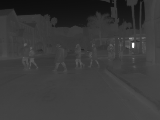
#> input picture demo/0004x4.png, 160 x 120 px, found by its file name; the run also reads 2 pictures not shown here
$ jupyter execute --allow-errors nwdsr.ipynb   (shell and % lines are left out)   (older library calls are emulated)
#> lines starting #> are read from the running program, lines starting #| are printed output that depends on the picture
### utils.py
import numpy as np
import matplotlib.pyplot as plt

from PIL import Image


def load_image(path):
#> called with path = 'demo/0004x4.png'
    return np.array(Image.open(path))
#> returned value is the input picture: shape (120, 160); min 13, max 255, mean 57.2


# [13 lines left out: function plot_sample, not called in this run]

### data.py
import os
os.environ["CUDA_DEVICE_ORDER"]="PCI_BUS_ID"
os.environ["CUDA_VISIBLE_DEVICES"]="0,1,2,3"  # specify which GPU(s) to be used
import tensorflow as tf

from tensorflow.python.data.experimental import AUTOTUNE


class Thermal:
    def __init__(self,
                 scale=2,
                 subset='train',
                 downgrade='bicubic',
                 images_dir='/mnt/d/data',
                 caches_dir='/mnt/d/data/caches'):

        self._ntire_2018 = True

        _scales = [2, 3, 4, 8]

        if scale in _scales:
            self.scale = scale
        else:
            raise ValueError(f'scale must be in ${_scales}')

        if subset == 'train':
            self.image_ids = range(1, 7969)
        elif subset == 'valid':
            self.image_ids = range(801, 1360)
        else:
            raise ValueError("subset must be 'train' or 'valid'")

        _downgrades_a = ['bicubic', 'unknown']
        _downgrades_b = ['mild', 'difficult']

        if scale == 8 and downgrade != 'bicubic':
            raise ValueError(f'scale 8 only allowed for bicubic downgrade')

        if downgrade in _downgrades_b and scale != 4:
            raise ValueError(f'{downgrade} downgrade requires scale 4')

        if downgrade == 'bicubic' and scale == 8:
            self.downgrade = 'x8'
        elif downgrade in _downgrades_b:
            self.downgrade = downgrade
        else:
            self.downgrade = downgrade
            self._ntire_2018 = False

        self.subset = subset
        self.images_dir = images_dir
        self.caches_dir = caches_dir

        os.makedirs(images_dir, exist_ok=True)
        os.makedirs(caches_dir, exist_ok=True)

    def __len__(self):
        return len(self.image_ids)

    def dataset(self, batch_size=16, repeat_count=None, random_transform=True):
        ds = tf.data.Dataset.zip((self.lr_dataset(), self.hr_dataset()))
        if random_transform:
            ds = ds.map(lambda lr, hr: random_crop(lr, hr, scale=self.scale), num_parallel_calls=AUTOTUNE)
            ds = ds.map(random_rotate, num_parallel_calls=AUTOTUNE)
            ds = ds.map(random_flip, num_parallel_calls=AUTOTUNE)
        ds = ds.batch(batch_size)
        ds = ds.repeat(repeat_count)
        ds = ds.prefetch(buffer_size=AUTOTUNE)
        return ds

    # [13 lines left out: function hr_dataset, not called in this run]

    def lr_dataset(self):
        print("LR_Image Directory:")
        print(self._lr_images_dir())
        if not os.path.exists(self._lr_images_dir()):
            print("This is wrong")
            #download_archive(self._lr_images_archive(), self.images_dir, extract=True)

        ds = self._images_dataset(self._lr_image_files()).cache(self._lr_cache_file())

        if not os.path.exists(self._lr_cache_index()):
            self._populate_cache(ds, self._lr_cache_file())

        return ds

    def _hr_cache_file(self):
        return os.path.join(self.caches_dir, f'Thermal_{self.subset}_HR.cache')

    def _lr_cache_file(self):
        return os.path.join(self.caches_dir, f'Thermal_{self.subset}_LR_{self.downgrade}_X{self.scale}.cache')

    def _hr_cache_index(self):
        return f'{self._hr_cache_file()}.index'

    def _lr_cache_index(self):
        return f'{self._lr_cache_file()}.index'

    def _hr_image_files(self):
        images_dir = self._hr_images_dir()
        return [os.path.join(images_dir, f'{image_id:04}.png') for image_id in self.image_ids]

    def _lr_image_files(self):
        images_dir = self._lr_images_dir()
        return [os.path.join(images_dir, self._lr_image_file(image_id)) for image_id in self.image_ids]

    def _lr_image_file(self, image_id):
        if not self._ntire_2018 or self.scale == 8:
            return f'{image_id:04}x{self.scale}.png'
        else:
            return f'{image_id:04}x{self.scale}{self.downgrade[0]}.png'

    def _hr_images_dir(self):
        return os.path.join(self.images_dir, f'Thermal_{self.subset}_HR')

    def _lr_images_dir(self):
        if self._ntire_2018:
            return os.path.join(self.images_dir, f'Thermal_{self.subset}_LR_{self.downgrade}')
        else:
            return os.path.join(self.images_dir, f'Thermal_{self.subset}_LR_{self.downgrade}', f'X{self.scale}')

    def _hr_images_archive(self):
        return f'Thermal_{self.subset}_HR.zip'

    # [5 lines left out: function _lr_images_archive, not called in this run]

    @staticmethod
    def _images_dataset(image_files):
        ds = tf.data.Dataset.from_tensor_slices(image_files)
        ds = ds.map(tf.io.read_file)
        ds = ds.map(lambda x: tf.image.decode_png(x, channels=3), num_parallel_calls=AUTOTUNE)
        return ds

    # [34 lines left out: functions _populate_cache, random_crop, random_flip, not called in this run]


def random_rotate(lr_img, hr_img):
    rn = tf.random.uniform(shape=(), maxval=4, dtype=tf.int32)
    return tf.image.rot90(lr_img, rn), tf.image.rot90(hr_img, rn)


# -----------------------------------------------------------
#  IO
# -----------------------------------------------------------


# [5 lines left out: function download_archive, not called in this run]

### model/nmodel.py
import tensorflow_addons as tfa
import cv2
import numpy as np
import tensorflow as tf
import math
import keras.backend as K
import tensorflow_addons as tfa
import tensorflow_probability as tfp


from tensorflow import keras
from scipy import misc
from statistics import stdev


from tensorflow.python.keras.layers import Add, Conv2D, Input, Lambda, Dropout, Concatenate, Reshape, BatchNormalization, DepthwiseConv2D, MaxPooling2D
from tensorflow.python.keras.models import Model
from model.common import normalize, denormalize, pixel_shuffle


def wdsr_a(scale, num_filters=32, num_res_blocks=8, res_block_expansion=4, res_block_scaling=None):
    return wdsr(scale, num_filters, num_res_blocks, res_block_expansion, res_block_scaling, res_block_a)


def wdsr_b(scale, num_filters=32, num_res_blocks=5, res_block_expansion=6, res_block_scaling=None):
    return wdsr(scale, num_filters, num_res_blocks, res_block_expansion, res_block_scaling, res_block_b)


def wdsr(scale, num_filters, num_res_blocks, res_block_expansion, res_block_scaling, res_block):
    x_in = Input(shape=(None, None, 3))
    x = Lambda(normalize)(x_in)
    #########################################################
    #x = conv2d_weightnorm(num_filters, 3, padding='same')(x)
    #########################################################
#     x = Conv2D(1, kernel_size=(3,3), padding='same', kernel_initializer=gaussian_kernel1, strides=(1,1), activation='relu')(x)
    x = edge_convert(x, num_filters)

    # main branch
    ##########################################################
    #x = tf.keras.layers.AveragePooling2D(pool_size=(2, 2), strides=(1,1), padding='same')(x)
    # original input x
    m = conv2d_weightnorm(num_filters, 3, padding='same', activation='relu')(x)
    # mean_org = tf.keras.metrics.Mean()(x_org)
    # sobel input x
#     m_sobel = conv2d_weightnorm(3, 3, padding='same', activation='relu')(x_sobel)
#     # mean_sobel = tf.keras.metrics.Mean()(x_sobel)
#     m_sobel = tf.keras.layers.UpSampling2D(size=(scale, scale), data_format=None, interpolation="nearest")(m_sobel)
#     # kirsch input x
#     m_kirsch = conv2d_weightnorm(3, 3, padding='same', activation='relu')(x_kirsch)
#     # mean_kirsch = tf.keras.metrics.Mean()(x_kirsch)
#     m_kirsch = tf.keras.layers.UpSampling2D(size=(scale, scale), data_format=None, interpolation="nearest")(m_kirsch)
#     # prewitt input x
#     m_prewitt = conv2d_weightnorm(3, 3, padding='same', activation='relu')(x_prewitt)
#     m_prewitt = tf.keras.layers.UpSampling2D(size=(scale, scale), data_format=None, interpolation="nearest")(m_prewitt)
#     # mean_prewitt = tf.keras.metrics.Mean()(x_prewitt)
    ##########################################################
    #m = Conv2D(num_filters, 3, padding='same', strides=(1,1), activation='relu')(x)
    #m = DepthwiseConv2D(3, padding='same', activation='relu')(m)
    #m = Conv2D(num_filters, 1, padding='valid', strides=(1,1), activation='relu')(m)
    #m = Conv2D(num_filters, 3, padding='same', strides=(1,1), activation='relu')(m)
    ##########################################################
    ##########################################################
    # m = BatchNormalization(momentum=0.99, epsilon=0.001)(m)
    ##########################################################

    for i in range(num_res_blocks):
        # orignal input
        m = res_block(m, num_filters, res_block_expansion, kernel_size=3, scaling=res_block_scaling)


    # Concatenation
    # m = Concatenate()([m_org, m_sobel, m_kirsch, m_prewitt])
    ###############################################################################################
    #m = tf.keras.layers.AveragePooling2D(pool_size=(2, 2), strides=(1,1), padding='same')(m)
    m = conv2d_weightnorm(3 * scale ** 2, 3, padding='same', name=f'conv2d_main_scale_{scale}')(m)
    ###############################################################################################
    #m = Conv2D(3 * scale ** 2, 3, padding='same', strides=(1,1), activation='relu')(m)
    #m = DepthwiseConv2D(3, padding='same', activation='relu')(m)
    #m = Conv2D(3 * scale ** 2, 1, padding='valid', strides=(1,1), activation='relu')(m)
    #m = Conv2D(3 * scale ** 2, 3, padding='same', strides=(1,1), activation='relu')(m)
    ###############################################################################################
    ########################################################
    #m = BatchNormalization(momentum=0.99, epsilon=0.001)(m)
    ########################################################
    m = Lambda(pixel_shuffle(scale))(m)

    # skip branch
    ###############################################################################################
    s = conv2d_weightnorm(3 * scale ** 2, 5, padding='same', name=f'conv2d_skip_scale_{scale}')(x_in)
    ###############################################################################################
    #s = Conv2D(3 * scale ** 2, 5, padding='same', strides=(1,1), activation='relu')(x)
    #s = DepthwiseConv2D(3, padding='same', activation='relu')(s)
    #s = Conv2D(3 * scale ** 2, 1, padding='valid', strides=(1,1), activation='relu')(s)
    #s = Conv2D(3 * scale ** 2, 5, padding='same', strides=(1,1), activation='relu')(s)

    ###############################################################################################
    ########################################################
    #s = BatchNormalization(momentum=0.99, epsilon=0.001)(s)
    ########################################################

    s = Lambda(pixel_shuffle(scale))(s)

    x = Add()([m, s])
#     x = Add()([x, m_sobel])
#     x = Add()([x, m_kirsch])
#     x = Add()([m, m_prewitt])
    ###########################
    x = Lambda(denormalize)(x)
    ###########################

    model = Model(x_in, x, name="wdsr")


    return model


################################################################################################


# [348 lines left out: functions edge_convert, gaussian_kernel, kernelInitializerx, kernelInitializery, kernelInitializer_kirsch1, kernelInitializer_kirsch2 and 10 more, not called in this run]

def depth_conv2d_weightnorm(filters, kernel_size, padding='same', activation=None, **kwargs):
    return tfa.layers.WeightNormalization(DepthwiseConv2D(filters, kernel_size, padding=padding, activation=activation, **kwargs), data_init=False)

def conv2d_weightnorm(filters, kernel_size, padding='same', activation=None, **kwargs):
    return tfa.layers.WeightNormalization(Conv2D(filters, kernel_size, padding=padding, activation=activation, **kwargs), data_init=False)

def magnitude_computation(input_x, input_y):
    return np.sqrt(np.square(input_x)+np.square(input_y))

# [26 lines left out: function gaussian_kernel1, not called in this run]

### nwdsrs/nwdsr.ipynb
# WDSR

[cell 1]
import os
import matplotlib.pyplot as plt

from data import Thermal
from model.nmodel import wdsr_b
#> (the rest of this cell did not finish here and is left out)

[cell 2]
# Number of residual blocks
depth = 32

# Super-resolution factor
scale = 4

# Downgrade operator
downgrade = 'bicubic'

[cell 3]
# Location of model weights (needed for demo)
weights_dir = f'weights/wdsr-b-{depth}-x{scale}'
weights_file = os.path.join(weights_dir, 'canweights.h5')

os.makedirs(weights_dir, exist_ok=True)

## Preprocessing the Image to Edge Form:

[cell 4]
low_tr_dir=f'data/Thermal_train_LR_bicubic/X4'
high_tr_dir=f'data/Thermal_train_HR/'
low_vd_dir=f'data/Thermal_valid_LR_bicubic/X4'
high_vd_dir=f'data/Thermal_valid_HR/'

[cell 5]
os.makedirs("can_edge_data")

[cell 6]
import cv2
import numpy as np
from scipy import misc
def edge_convert(input_dir):
    out_path = f'ncan_edge_data/'
    #os.makedirs('can_edge_data/Thermal_train_LR_bicubic/X4')
    out1 = 'ncan_edge_data/Thermal_train_LR_bicubic/X4'


    for image_dir in os.listdir(input_dir):
        # create the full input path and read the file
        input_path = os.path.join(input_dir, image_dir)
        # print(input_path)
        # input initial image for converting later
        initial_image = cv2.imread(input_path)
        if initial_image is None:
            continue
        # deprecate noise effect
        source = cv2.GaussianBlur(initial_image, (3, 3), 0)
        n_initial_image=cv2.cvtColor(source, cv2.COLOR_RGB2GRAY)
        ##################################################
        # Laplacian Edge Extractor #######################
        ##################################################
        lap_x = cv2.Laplacian(n_initial_image,cv2.CV_64F)
        ##################################################
        # Sobel Edge Extractor ###########################
        ##################################################
        sobelx = cv2.Sobel(n_initial_image,cv2.CV_64F,1,0,ksize=5)
        sobely = cv2.Sobel(n_initial_image,cv2.CV_64F,0,1,ksize=5)
        sobel = magnitude_computation(sobelx, sobely)
        ##################################################
        # Canny Edge Extractor ###########################
        ##################################################
        canny = cv2.Canny(n_initial_image,10,30,3)
        # concatenate together
        x = np.concatenate((n_initial_image, lap_x, sobel, canny), axis=1)
        #print(out1)
        fullpath = os.path.join(out1,image_dir)
        cv2.imwrite(fullpath,x)

#===============================================================================================================================
# [114 lines left out: functions edge_convert_ht, edge_convert_lv, edge_convert_hv, not called in this run]
#============================================================================================================================

def magnitude_computation(input_x, input_y):
    return np.sqrt(np.square(input_x)+np.square(input_y))

#> (a cell that did not finish here is left out)

## Training Part:

[cell 8]
Thermal_train = Thermal(scale=scale, subset='train', downgrade=downgrade)
Thermal_valid = Thermal(scale=scale, subset='valid', downgrade=downgrade)

#> (a cell that did not finish here is left out)

### Pre-trained models

If you want to skip training and directly run the demo below, download [weights-wdsr-b-32-x4.tar.gz](https://martin-krasser.de/sisr/weights-wdsr-b-32-x4.tar.gz) and extract the archive in the project's root directory. This will create a `weights/wdsr-b-32-x4` directory containing the weights of the pre-trained model.

#> (a cell that did not finish here is left out)

#> (a cell that did not finish here is left out)

#> (a cell that did not finish here is left out)

#> (a cell that did not finish here is left out)

[cell 14]
# Save weights to separate location (needed for demo)
weights_dir = f'weights/wdsr-b-{depth}-x{scale}'
weights_file = os.path.join(weights_dir, 'can_edgeweights.h5')
#> (the rest of this cell did not finish here and is left out)

## Demo

#> (a cell that did not finish here is left out)

#> (a cell that did not finish here is left out)

[cell 17]
from model import resolve_single
from utils import load_image, plot_sample
import cv2
import numpy as np
import tensorflow as tf
from skimage import data, img_as_float
from skimage.metrics import structural_similarity as ssim
import cv2

def resolve_and_plot(lr_image_path, hr_image_path):
    lr = load_image(lr_image_path)
    lr = cv2.cvtColor(lr, cv2.COLOR_GRAY2BGR)
    hr = load_image(hr_image_path)
    sr = resolve_single(model, lr)
    #print(hr.shape)
    #print(sr.shape)
    plot_sample(lr, sr, hr)
    mse = tf.keras.losses.MeanSquaredError()
    sr2 = cv2.cvtColor(np.float32(sr), cv2.COLOR_BGR2GRAY)
    ssim_e = ssim(sr2, hr, data_range=hr.max() - hr.min())
    print(ssim_e)
    #err = mse(hr, sr2).numpy()
    #print("The mean square error of the two images is:")
    #print(err)

#> (a cell that did not finish here is left out)

#> (a cell that did not finish here is left out)

#> call 3 of load_image, with path = 'demo/1064x4.png'
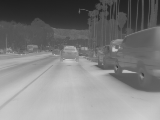
#> input picture demo/1064x4.png, 160 x 120 px, found by its file name
#> in load_image, returned value is the input picture: shape (120, 160); min 31, max 206, mean 126.1

#> (a cell that did not finish here is left out)

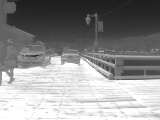
#> input picture demo/0303x4.png, 160 x 120 px, found by its file name
#> in load_image, returned value is the input picture: shape (120, 160); min 29, max 255, mean 144
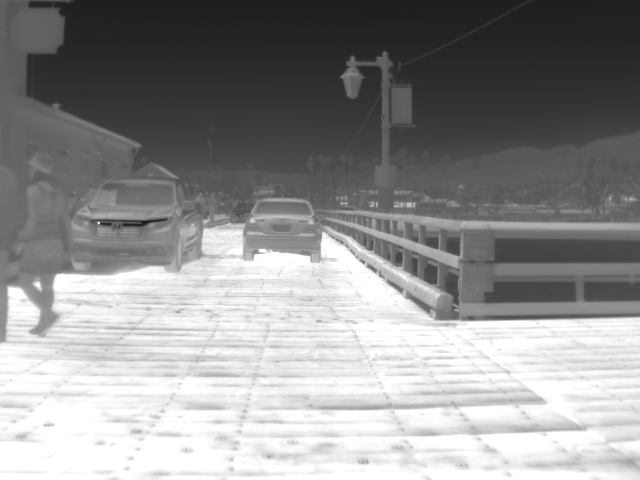
#> input picture demo/0303.png, 640 x 480 px, found by its file name
#> in load_image, returned value is the input picture: shape (480, 640); min 25, max 255, mean 143.8
